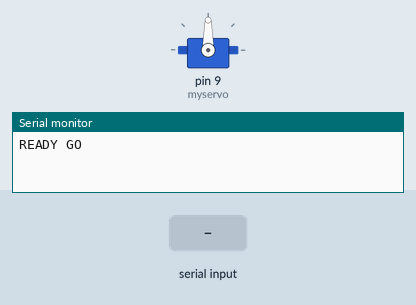
The sketch below on a simulated Arduino Mega 2560, built with avr-gcc and run on an emulated ATmega2560. Parts: servo, the last lines printed to the serial monitor. The inputs (shaded band) are chosen by the test bench.

Above: at 1.2 s.
1.3 s: "90,45\n" received over the second serial link
At 2.4 s:
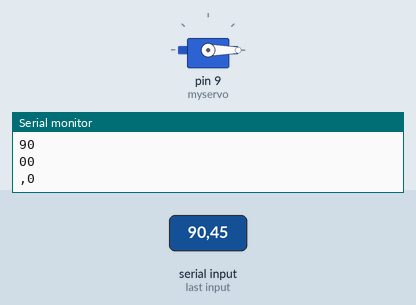
2.8 s: "V90\n" received over the second serial link
At 3.6 s:
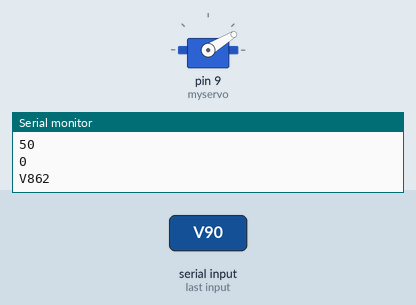
4.3 s: "30,150\n" received over the second serial link
At 4.7 s:
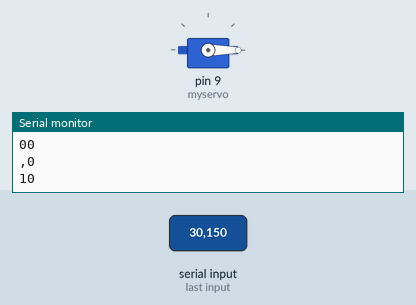
Timing chart, 0 to 7.3 s (numbered marks = the images above; inputs shaded):
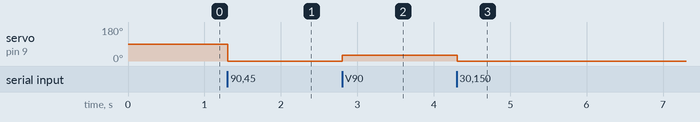

Measured:
- after the input at 1.3 s, servo on pin 9 (myservo): 90° → 0° at once
- after the input at 2.8 s, servo on pin 9 (myservo): 0° → 31° at once
- after the input at 4.3 s, servo on pin 9 (myservo): 31° → 0° at once

The sketch:

servo.ino
```cpp
#include <Servo.h>

Servo myservo;  // create servo object to control a servo
                // a maximum of eight servo objects can be created

int pos = 0;    // variable to store the servo position
char signal,car;
boolean first;

void setup()
{
  myservo.attach(9);  // attaches the servo on pin 9 to the servo object
  Serial3.begin(9600);
  Serial.begin(9600);
  Serial.print("READY ");
  first=false;
  myservo.write(90);
}

void loop()
{
  if(!first){
  Serial.println("GO");
  first=true;
  }
  if(Serial3.available()>3){
   signal=Serial3.read();
    switch(signal){
    case 'V':
    case 'H':
          for(int i=0;i<3;i++){
          car=Serial3.read();
          pos+=(car-48)*pow(10,2-i);
          }
          break;
  }
  Serial.print(signal);
  Serial.println(pos);
  myservo.write(pos);
  delay(1);
    pos=0;
  }
}
```
